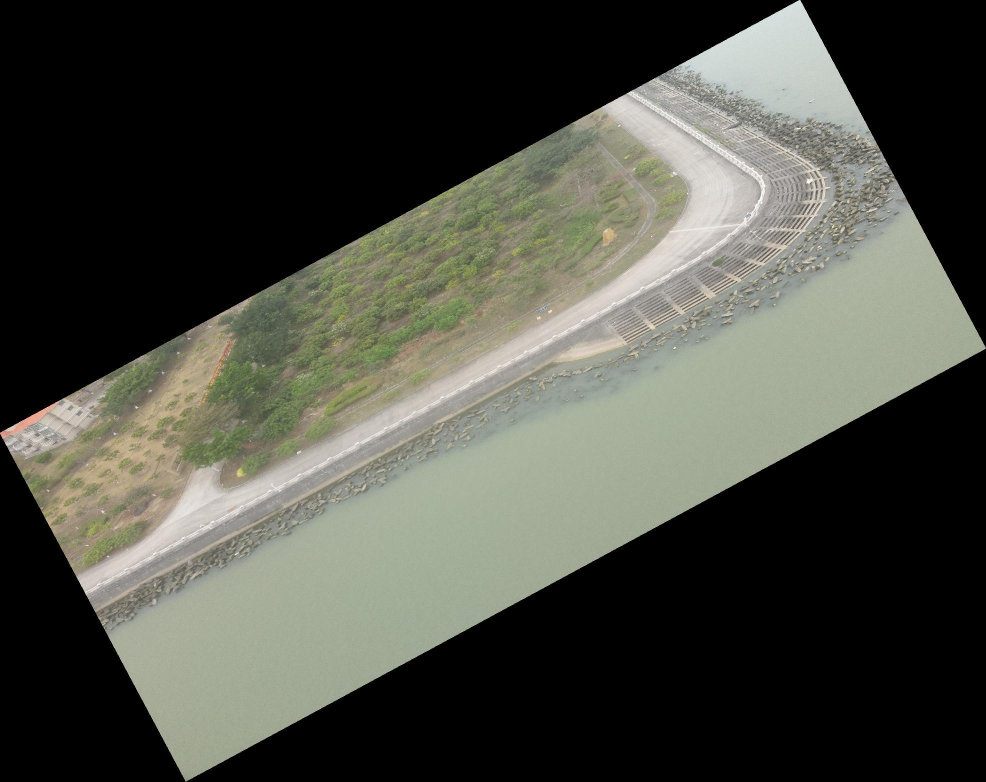
#> input picture pixel_to_gen_img/numpy-image5-透视.jpg, 1972 x 1563 px, given in place of 32.jpeg, which was not available (shown at 1/2 size)
$ python 'numpy-image-004-透视.py'
#> lines starting #> are read from the running program, lines starting #| are printed output that depends on the picture
import math
import numpy as np
from PIL import Image

def get_T1():
    x = 12624110.30580023
    y = 2532740.070827089
    z = 50.247

    T1 = np.array([
        [1, 0, 0, x],
        [0, 1, 0, y],
        [0, 0, 1, z],
        [0, 0, 0, 1]
    ], dtype=np.float64)
    return T1


def get_Ri():
    Ri = np.array([
        [0, 1, 0, 0],
        [1, 0, 0, 0],
        [0, 0, -1, 0],
        [0, 0, 0, 1]
    ])
    return Ri


def get_R1():
    yaw = -34.3
    pitch = -47.4
    roll = 0.0

    yaw = math.radians(yaw)
    pitch = math.radians(pitch)
    roll = math.radians(roll)

    Rz = np.array([
        [np.cos(yaw), -np.sin(yaw), 0, 0],
        [np.sin(yaw), np.cos(yaw), 0, 0],
        [0, 0, 1, 0],
        [0, 0, 0, 1]
    ])
    Ry = np.array([
        [np.cos(pitch), 0, np.sin(pitch), 0],
        [0, 1, 0, 0],
        [-np.sin(pitch), 0, np.cos(pitch), 0],
        [0, 0, 0, 1]
    ])
    Rx = np.array([
        [1, 0, 0, 0],
        [0, np.cos(roll), -np.sin(roll), 0],
        [0, np.sin(roll), np.cos(roll), 0],
        [0, 0, 0, 1]
    ])

    return Rz @ Ry @ Rx


def get_R2():
    yaw = -34.3
    pitch = -90
    roll = 0.0

    yaw = math.radians(yaw)
    pitch = math.radians(pitch)
    roll = math.radians(roll)

    Rz = np.array([
        [np.cos(yaw), -np.sin(yaw), 0, 0],
        [np.sin(yaw), np.cos(yaw), 0, 0],
        [0, 0, 1, 0],
        [0, 0, 0, 1]
    ])
    Ry = np.array([
        [np.cos(pitch), 0, np.sin(pitch), 0],
        [0, 1, 0, 0],
        [-np.sin(pitch), 0, np.cos(pitch), 0],
        [0, 0, 0, 1]
    ])
    return Rz @ Ry


def get_T2():
    x2 = 12624065.1656054
    y2 = 2532806.24386257
    z2 = 50.247

    T2 = np.array([
        [1, 0, 0, x2],
        [0, 1, 0, y2],
        [0, 0, 1, z2],
        [0, 0, 0, 1]
    ])
    return T2


def get_C():
    f = 0.0044
    C = np.array([
        [f, 0, 0, 0],
        [0, f, 0, 0],
        [0, 0, f, 0],
        [1, 0, 0, 0],
    ], dtype=np.float64)
    return C


def get_S():
    f = 0.0044
    pixel = 1.6 / 1000000
    width = 4000
    heigth = 3000

    S = np.array([
        [f, 0, 0, 0],
        [0, pixel, 0, -width * pixel / 2],
        [0, 0, pixel, -heigth * pixel / 2],
        [0, 0, 0, 1],
    ])
    return S


def get_H():
    C = get_C()
    print(f"C: {C.shape}")

    Ri = get_Ri()
    print(f"Ri: {Ri.shape}")

    T2 = get_T2()
    print(f"T2: {T2.shape}")

    R2 = get_R2()
    print(f"R2: {R2.shape}")

    R1_inv = np.linalg.inv(get_R1())
    print(f"R1_inv: {R1_inv.shape}")

    T1_inv = np.linalg.inv(get_T1())
    print(f"T1_inv: {T1_inv.shape}")

    Ri_inv = np.linalg.inv(get_Ri())
    print(f"Ri_inv: {Ri_inv.shape}")

    S = get_S()
    print(f"S: {S.shape}")

    S_inv = np.linalg.inv(S)
    print(f"S_inv: {S_inv.shape}")

    H =S_inv@ C @ Ri @ T2 @ R2 @ R1_inv @ T1_inv @ Ri_inv @ S
    print(H)
    return H


def calculate_new_image_size(width, height, transform_matrix):
    # 定义原图的四个角点
    corners = np.array([
        [1, 0, 0, 1],
        [1, width - 1, 0, 1],
        [1, 0, height - 1, 1],
        [1, width - 1, height - 1, 1]
    ])

    # 变换角点
    transformed_corners = corners @ transform_matrix.T

    # [6 lines of commented-out code are left out]
    min_x = np.min(transformed_corners[:, 1])
    max_x = np.max(transformed_corners[:, 1])
    min_y = np.min(transformed_corners[:, 2])
    max_y = np.max(transformed_corners[:, 2])

    return int(np.ceil(max_x - min_x)), int(np.ceil(max_y - min_y)), min_x, min_y


def transform_image(input_image_path, output_image_path, transform_matrix):
#> called with input_image_path = 'pixel_to_gen_img/32.jpeg', output_image_path = 'pixel_to_gen_img/numpy-image4-透视.jpg', transform_matrix = array of shape (4, 4)
    s = 10000 * 50.247 / 0.0044
    # 读取图片
    image = Image.open(input_image_path)
#> image is the input picture: PIL image 1972x1563 RGB; mean R, G, B 74.2, 75.6, 66.8
    image_array = np.array(image)
    height, width, channels = image_array.shape
#> height = 1563; width = 1972; channels = 3

    # 计算新图像的尺寸
    new_width, new_height, min_x, min_y = calculate_new_image_size(width, height, transform_matrix)
#> new_width = 983; new_height = 790; min_x = 2.72e+11; min_y = 1.47e+12

    # 生成图片的像素点坐标
    x_coords, y_coords = np.meshgrid(np.arange(width), np.arange(height))
    ones = np.ones_like(x_coords)
    coords = np.stack([ones, x_coords, y_coords, ones], axis=2).reshape(-1, 4)

    # 对坐标进行矩阵变换
    transformed_coords = coords @ transform_matrix.T

    # [8 lines of commented-out code are left out]
    transformed_coords[:, 1] -= min_x
    transformed_coords[:, 2] -= min_y
    transformed_coords = np.clip(transformed_coords, [0, 0, 0, 0], [1, new_width - 1, new_height - 1, 1]).astype(int)

    # 创建一个新的空白图片
    transformed_image_array = np.zeros((new_height, new_width, channels), dtype=image_array.dtype)

    # 将变换后的坐标映射到新图片上
    src_x, src_y = coords[:, 1], coords[:, 2]
    dst_x, dst_y, dst_z = transformed_coords[:, 1], transformed_coords[:, 2], transformed_coords[:, 3]
    transformed_image_array[dst_y, dst_x] = image_array[src_y, src_x]
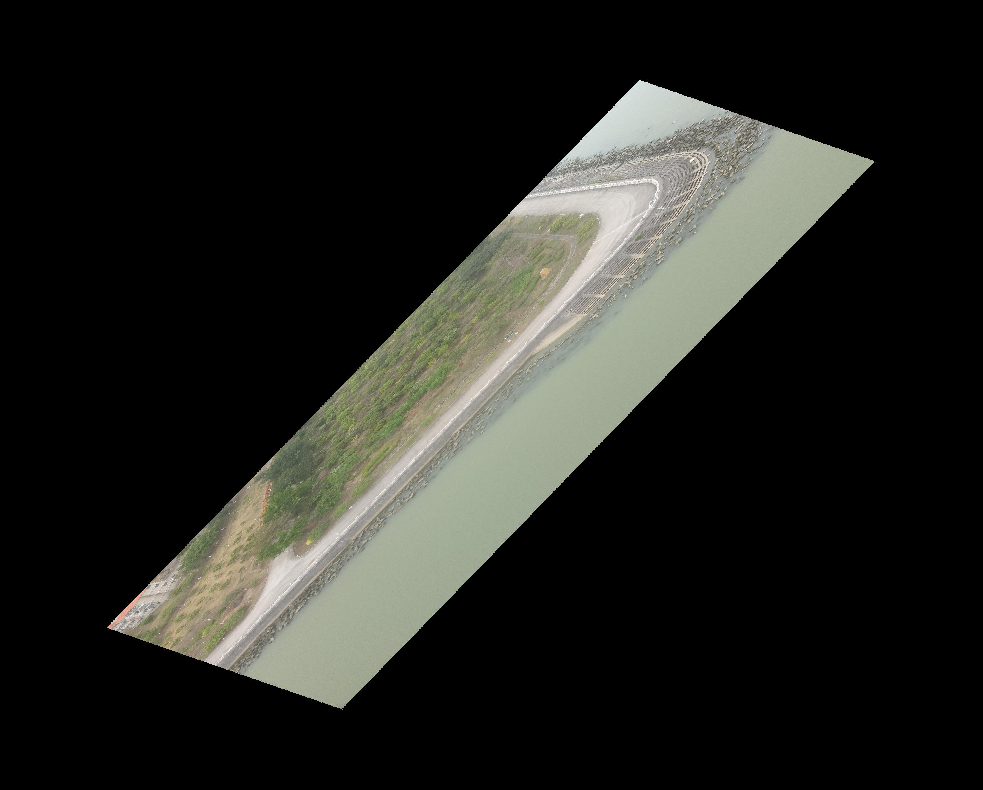
#> transformed_image_array: shape (790, 983, 3); mean R, G, B 35.3, 35.9, 31.8

    # 将变换后的图片保存
    transformed_image = Image.fromarray(transformed_image_array)
    transformed_image.save(output_image_path)


s = 50.247/0.0044
s =100
transform_matrix = get_H() * s
print(transform_matrix)
# 输入图片路径和输出图片路径
input_image_path = 'pixel_to_gen_img/32.jpeg'
output_image_path = 'pixel_to_gen_img/numpy-image4-透视.jpg'

# 调用函数进行图片变换
transform_image(input_image_path, output_image_path, transform_matrix)
#> (the run stopped early here; a loop or call above may not have finished)

$ run again, on pixel_to_gen_img/numpy-image1.jpg
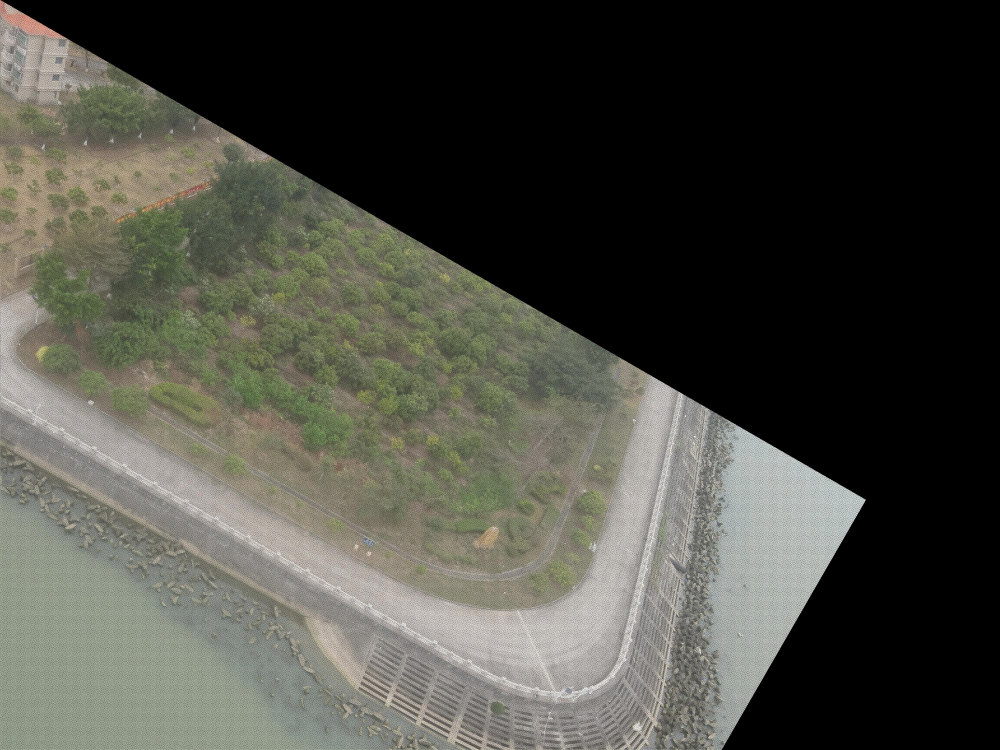
#> input picture pixel_to_gen_img/numpy-image1.jpg, 4000 x 3000 px, given in place of 32.jpeg, which was not available (shown at 1/4 size)
#> in transform_image, image is the input picture: PIL image 4000x3000 RGB; mean R, G, B 75, 75.4, 67.3
#> in transform_image, `transformed_image_array[dst_y, dst_x] = image_array[src_y, src_x]`:
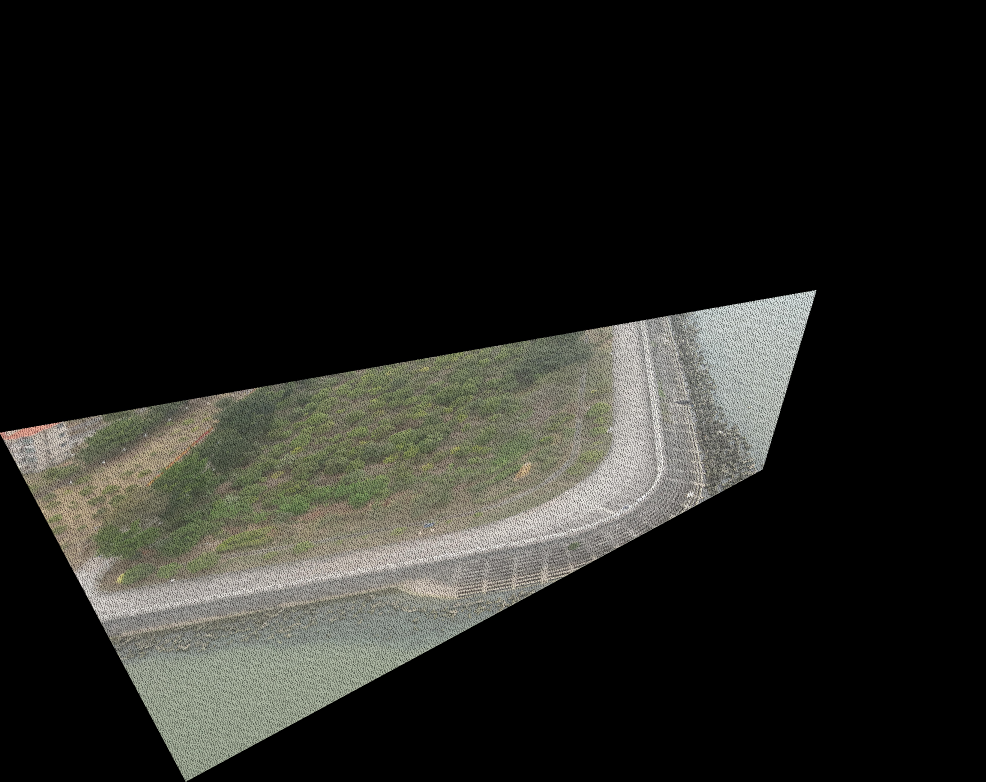
#> transformed_image_array: shape (1563, 1972, 3) (shown at 1/2 size); mean R, G, B 35.1, 35.2, 31.5
